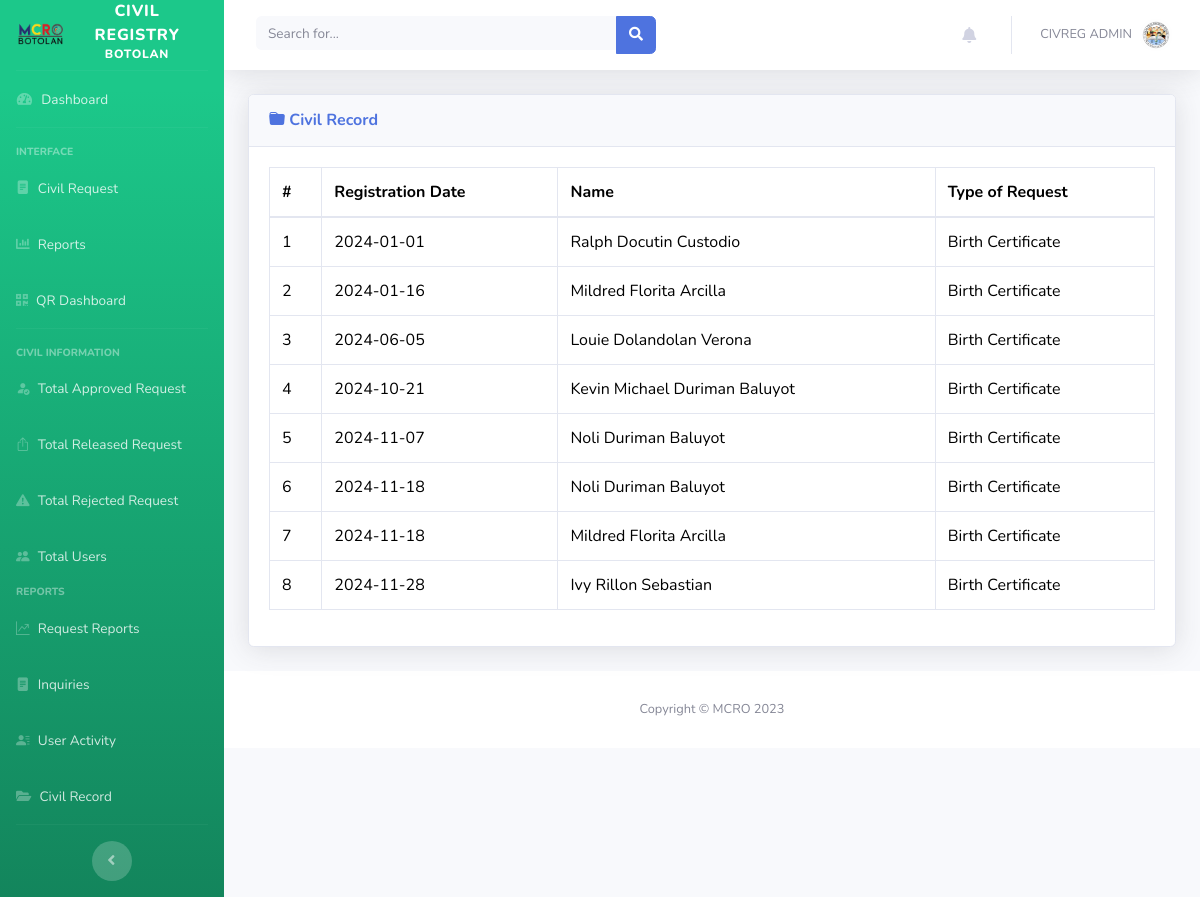
/civil_record.php, run on the app's committed database.
### tables this page shows
CREATE TABLE `civ_record` (
  `civ_rec_id` int(50) NOT NULL,
  `id_birth_ceno` int(50) NOT NULL,
  `id_death` int(50) NOT NULL,
  `id_marriage` int(50) NOT NULL,
  `registration_date` date NOT NULL,
  `registrar_name` varchar(100) NOT NULL,
  `type_request` varchar(100) NOT NULL
);

### civil_record.php (the view, shortened to what this page needs)
<?php
include('includes/header.php');
include('includes/navbar.php');
?>
<div class="container-fluid">
    <div class="card shadow mb-4">
        <div class="card-header py-3">
            <h6 class="m-0 font-weight-bold text-primary"><i class="bi bi-folder-fill"></i> Civil Record</h6>
        </div>
        <div class="card-body">
            <div class="table-responsive">
                <table class="table table-bordered" id="dataTable" width="100%" cellspacing="0">
                    <thead>
                        <tr>
                            <th>#</th>
                            <th>Registration Date</th>
                            <th>Name</th>
                            <th>Type of Request</th>
                        </tr>
                    </thead>
                    <tbody>
                        <?php
                        require('db.php');
                        $query = "SELECT * FROM civ_record";
                        $query_run = mysqli_query($conn, $query);
                        $row_number = 1;
                        ?>
                        <?php
                        if (mysqli_num_rows($query_run) > 0) {
                            while ($row = mysqli_fetch_assoc($query_run)) {
                                ?>
                                <tr>
                                    <td><?php echo $row_number; ?></td>
                                    <td><?php echo $row['registration_date']; ?></td>
                                    <td><?php echo $row['registrar_name']; ?></td>
                                    <td><?php echo $row['type_request']; ?></td>
                                </tr>
                                <?php
                                $row_number++;
                            }
                        } else {
                            include('includes/no_data_component.php');
                        }
                        ?>
                    </tbody>
                </table>
            </div>
        </div>
    </div>
</div>
            <footer class="sticky-footer bg-white">
                <div class="container my-auto">
                    <div class="copyright text-center my-auto">
                        <span>Copyright &copy; MCRO 2023</span>
                    </div>
                </div>
            </footer>
<?php
include('includes/script.php');
include('includes/footer.php');
?>

### data on the page
civ_record: registration_date "2024-01-01", registrar_name "Ralph Docutin Custodio", type_request "Birth Certificate"
civ_record: registration_date "2024-01-16", registrar_name "Mildred Florita Arcilla", type_request "Birth Certificate"
civ_record: registration_date "2024-06-05", registrar_name "Louie Dolandolan Verona", type_request "Birth Certificate"
civ_record: registration_date "2024-10-21", registrar_name "Kevin Michael Duriman Baluyot", type_request "Birth Certificate"
civ_record: registration_date "2024-11-07", registrar_name "Noli Duriman Baluyot", type_request "Birth Certificate"
civ_record: registration_date "2024-11-18", registrar_name "Noli Duriman Baluyot", type_request "Birth Certificate"
civ_record: registration_date "2024-11-18", registrar_name "Mildred Florita Arcilla", type_request "Birth Certificate"
civ_record: registration_date "2024-11-28", registrar_name "Ivy Rillon Sebastian", type_request "Birth Certificate"
